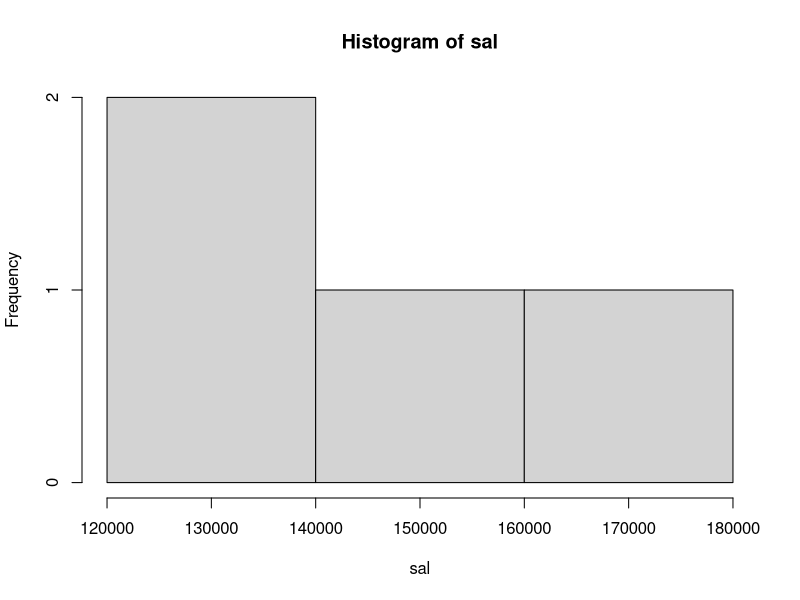

Source code (R):
workers<-c("Rajesh","Jega","Aswin","Vinoth")
sal<-c(180000,130000,140000,150000)
df<-data.frame(workers,sal)
View(df)
library(plotrix)
hist(sal)
View(sal)
